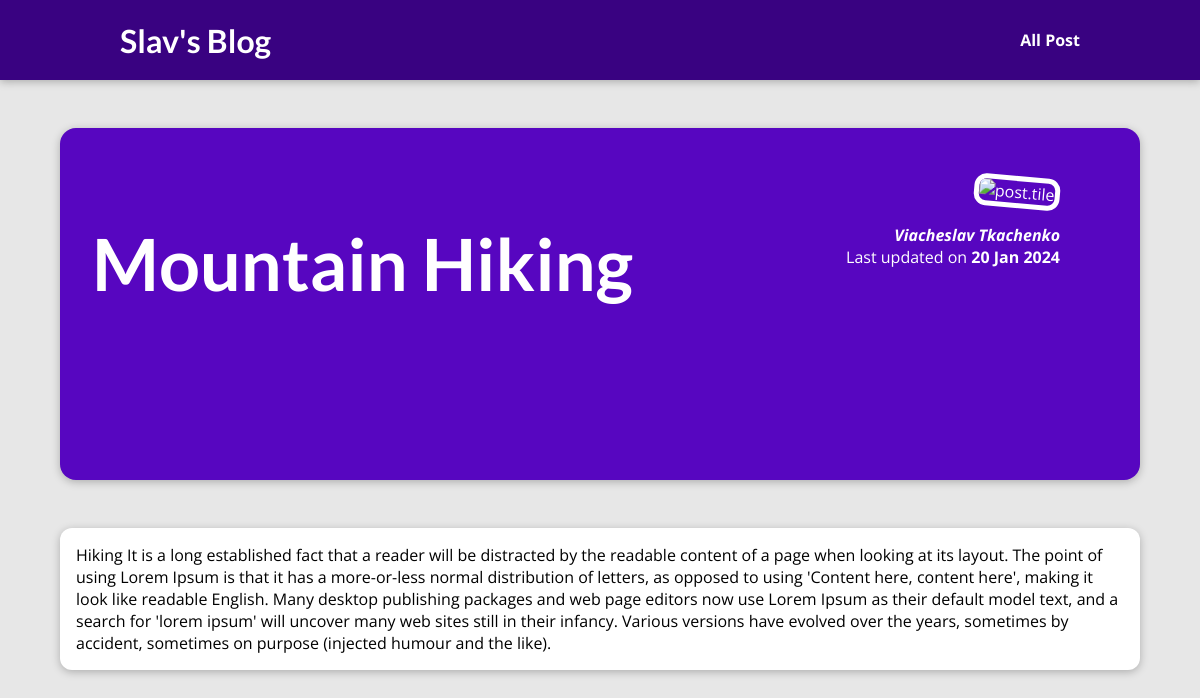
Screenshot of /post/hike-in-the-mountains with the database file from the repository.
### blog/models.py (models this page shows)
class Post(models.Model):
    title = models.CharField(max_length = 150)
    excert = models.CharField(max_length = 200)
    image_name = models.ImageField(upload_to = "posts")
    date = models.DateField(auto_now = True)
    slug = models.SlugField(unique = True, db_index = True)
    content = models.TextField(validators = [MinLengthValidator(10)])
    author = models.ForeignKey(Author,on_delete = models.SET_NULL,null = True, related_name = "posts")
    tag = models.ManyToManyField(Tag)

class Author(models.Model):
    first_name = models.CharField(max_length = 100)
    last_name = models.CharField(max_length = 100)
    email_address = models.EmailField()
    def full_name(self):
        return f"{self.first_name}   {self.last_name}"
    def __str__(self):
        return self.full_name()

### blog/views.py (the view)
# urls.py: path("post/<str:slug>",views.SingPostView.as_view(),name = "post-page-detail") # /post/my-first-post
class SingPostView(DetailView):
    template_name = "blog/post_detail.html"
    model = Post

### blog/templates/blog/post_detail.html (shortened to what this page needs)
{% extends "base.html" %}
{%load static%}
{% block css_files%}
    <link rel = "stylesheet" href = "{% static "blog/post-detail.css"%}">
{%endblock%}
{%block content%}
    <section id = "summary">
        <h2>{{post.title}}</h2>
            <article>
                <img src= "{%static "blog/images/"|add:post.image_name %}" alt = "post.tile">
                <address><a href = "mailto:{{post.author.email_address}}" id="author_id">{{post.author}}</a></address>
                <div>
                    Last updated on <time>{{post.date | date:"d M Y"}}</time>
                </div>
            </article>
    </section>
    <main>
        {{post.content}}
    </main>
{%endblock%}

### templates/base.html (shortened to what this page needs)
{%load static%}
<!DOCTYPE HTML>
<html>
<head>
    <link rel = "stylesheet" href = "{%static "app.css"%}">
    {% block css_files %} {% endblock %}
</head>
<body>
    <header id = "main-navigation">
        <h1><a href = "{% url "starting-page"%}">Slav's Blog</a></h1>
        <nav>
            <a href = "{% url "post-page"%}"> All Post </a>
        </nav>
    </header>
    {% block content%}
    {% endblock %}
</body>
</html>

### static/app.css (style rules this page uses)
* { box-sizing: border-box; }
html { font-family: 'Open Sans', 'Lato', sans-serif; }
body { margin: 0; }
h1, h2, h3 { font-family: 'Lato', sans-serif; font-weight: bold; }
#main-navigation { width: 100%; height: 5rem; display: flex; justify-content: space-between; align-items: center; padding: 0 10%; position: absolute; top: 0; left: 0; }
#main-navigation a { text-decoration: none; color: white; font-weight: bold; }

### blog/static/blog/post-detail.css (style rules this page uses)
body { background-color: #e7e7e7; }
#main-navigation { background-color: #390281; box-shadow: 0 2px 8px rgba(0, 0, 0, 0.25); }
#summary { margin: 8rem auto 3rem auto; padding: 2rem; width: 90%; max-width: 90rem; border-radius: 16px; background-color: #5706c0; position: relative; box-shadow: 0 2px 8px rgba(0, 0, 0, 0.25); height: 22rem; }
#summary h2 { color: white; font-size: 4.5rem; margin-bottom:0.2 rem; }
#summary article { position: absolute; top: 2rem; right: 3rem; padding: 1rem 2rem; border-radius: 12px; text-align: right; color: white; }
#summary article img { width: 12rem; height: 12rem; border-radius: 12px; transform: rotateZ(5deg); border: 5px solid white; margin-bottom: 1rem; }
#summary address { font-weight: bold; }
#summary time { font-weight: bold; }
#summary a { color:white; text-decoration:none; }
main { width: 90%; max-width: 90rem; margin: 3rem auto; background-color: white; padding: 1rem; border-radius: 12px; box-shadow: 0 2px 8px rgba(0, 0, 0, 0.25); }

### rows the page displays
Post: title "Mountain Hiking", author "Viacheslav Tkachenko", date "20 Jan 2024", content "Hiking It is a long established fact that a reader will be distracted by the readable content of a page when looking at its layout. The point of using Lorem Ipsum is that it has a more-or-less normal distribution of letters, as opposed to using 'Content here, content here', making it look like readable English. Many desktop publishing packages and web page editors now use Lorem Ipsum as their default model text, and a search for 'lorem ipsum' will uncover many web sites still in their infancy. Various versions have evolved over the years, sometimes by accident, sometimes on purpose (injected humour and the like)."
